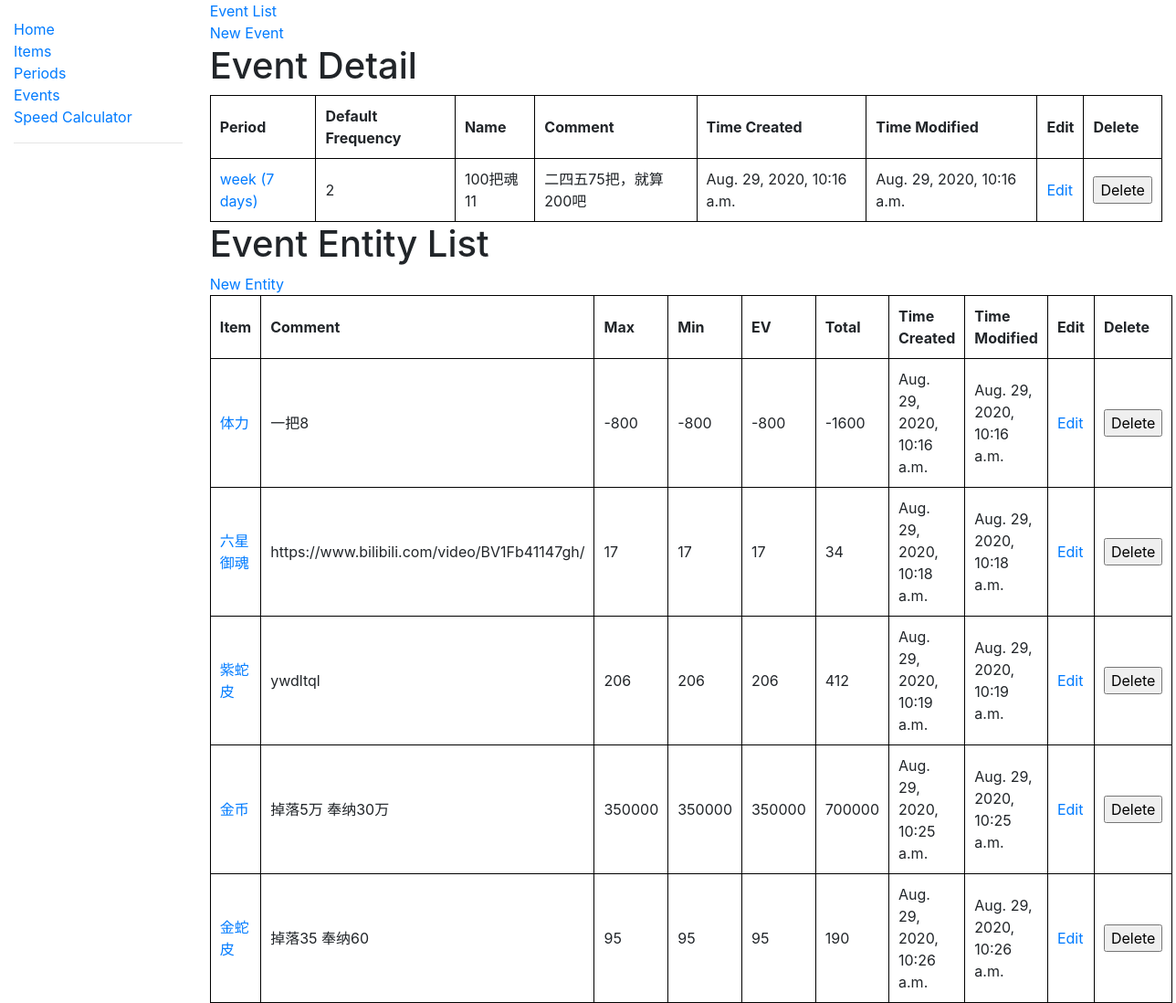
The page /event/177/ on the database as committed earlier.
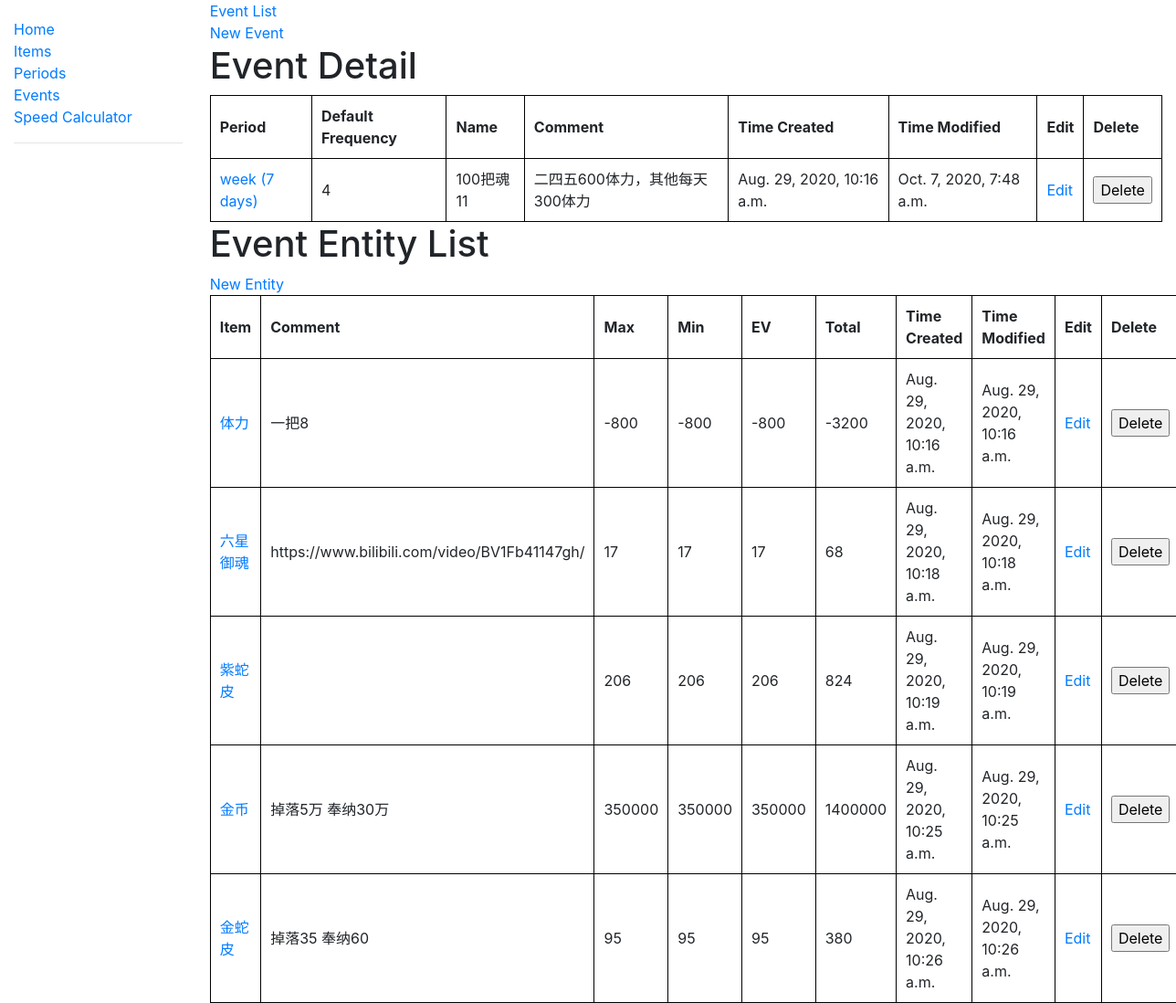
The same page on the database as committed later.
### income_calculator/models.py (models this page shows)
class BasicModel(models.Model):
    id = models.AutoField(primary_key=True)
    display_name = models.CharField(max_length=50)  # The display name of the object
    comment = models.TextField(null=True)  # a short description of the object
    time_created = models.PositiveIntegerField()
    time_modified = models.PositiveIntegerField()
    deleted = models.BooleanField()
    def __str__(self):
        return self.display_name
    @property
    def time_created_string(self):
        return datetime.fromtimestamp(self.time_created)
    @property
    def time_modified_string(self):
        return datetime.fromtimestamp(self.time_modified)

class Event(BasicModel):
    priority = models.SmallIntegerField()
    default_frequency = models.IntegerField()
    icon = models.TextField(null=True)
    period_id = models.PositiveIntegerField()
    event_group_id = models.PositiveIntegerField(null=True)

class BasicModel(models.Model):
    id = models.AutoField(primary_key=True)
    display_name = models.CharField(max_length=50)  # The display name of the object
    comment = models.TextField(null=True)  # a short description of the object
    time_created = models.PositiveIntegerField()
    time_modified = models.PositiveIntegerField()
    deleted = models.BooleanField()
    def __str__(self):
        return self.display_name
    @property
    def time_created_string(self):
        return datetime.fromtimestamp(self.time_created)
    @property
    def time_modified_string(self):
        return datetime.fromtimestamp(self.time_modified)

class EventEntity(BasicModel):
    event_id = models.PositiveIntegerField()
    item_id = models.PositiveIntegerField()
    min = models.IntegerField()
    max = models.IntegerField()
    expectation_value = models.IntegerField()
    default_total = models.IntegerField()

class Period(BasicModel):
    num_days = models.PositiveIntegerField()
    class Meta:
        ordering = ('num_days', )
    def __str__(self):
        days_suffix = 's' if self.num_days > 1 else ''
        return self.display_name + ' (' + str(self.num_days) + ' day' + days_suffix + ')'

### income_calculator/views.py (the view)
# urls.py: path('event/<int:pk>/', views.EventDetailView.as_view(), name='event_detail'),
class EventDetailView(generic.DetailView):
    model = Event
    context_object_name = 'event_detail'
    def get_context_data(self, **kwargs):
        context = super().get_context_data(**kwargs)
        periods = db_accessor.get_active_periods()
        context['periods'] = periods
        event_entities = db_accessor.get_event_entities_by_event_id(event_id=self.kwargs['pk'])
        context['event_entity_list'] = event_entities
        items = db_accessor.get_active_items()
        context['items'] = items
        return context

### income_calculator/db_accessor.py (called while the page is built)
def get_event_entities_by_event_id(event_id):
    return EventEntity.objects.filter(event_id=event_id, deleted=False)

def get_items(**kwargs):
    return Item.objects.filter(**kwargs)

def get_active_items():
    return get_items(deleted=False)

def get_periods(**kwargs):
    return Period.objects.filter(**kwargs)

def get_active_periods(**kwargs):
    return get_periods(deleted=False, **kwargs)

### income_calculator/templatetags/template_filters.py (called while the page is built)
@register.filter
def get_object_by_id(value, period_id):
    for p in value:
        if p.id == period_id:
            return p

### income_calculator/templates/income_calculator/event_detail.html (shortened to what this page needs)
{% extends "base_generic.html" %}
{% load template_filters %}
{% block content %}
  <a href="{% url 'events'%}">Event List</a><br/>
  <a href="{% url 'new_event'%}">New Event</a>
<h1>Event Detail</h1>
<table>
  <tr>
    <th>Period</th>
    <th>Default Frequency</th>
    <th>Name</th>
    <th>Comment</th>
    <th>Time Created</th>
    <th>Time Modified</th>
    <th>Edit</th>
    <th>Delete</th>
  </tr>
  <tr>
    <td><a href="{% url 'period_detail' event_detail.period_id%}">{{ periods|get_object_by_id:event_detail.period_id }}</a></td>
    <td>{{ event_detail.default_frequency }}</td>
    <td>{{ event_detail.display_name }}</td>
    <td>{{ event_detail.comment }}</td>
    <td>{{ event_detail.time_created_string }}</td>
    <td>{{ event_detail.time_modified_string }}</td>
    <td><a href="{% url 'event_edit' event_detail.id %}">Edit</a></td>
    <td>
      <form action="{% url 'event_delete' %}" method="post" onsubmit="return confirm('Do you really want to delete {{ event_detail }}?')">
        <input type="submit" value="Delete">
      </form>
    </td>
  </tr>
</table>
<h1>Event Entity List</h1>
<a href="{% url 'new_event_entity' event_id=event_detail.id %}">New Entity</a>
<table>
  <tr>
    <th>Item</th>
    <th>Comment</th>
    <th>Max</th>
    <th>Min</th>
    <th>EV</th>
    <th>Total</th>
    <th>Time Created</th>
    <th>Time Modified</th>
    <th>Edit</th>
    <th>Delete</th>
  </tr>
  {% for event_entity in event_entity_list %}
    <tr>
      <td><a href="{% url 'item_detail' event_entity.item_id%}">{{ items|get_object_by_id:event_entity.item_id }}</a></td>
      <td>{{ event_entity.comment }}</td>
      <td>{{ event_entity.max }}</td>
      <td>{{ event_entity.min }}</td>
      <td>{{ event_entity.expectation_value }}</td>
      <td>{% widthratio event_entity.expectation_value 1 event_detail.default_frequency %}</td>
      <td>{{ event_entity.time_created_string }}</td>
      <td>{{ event_entity.time_modified_string }}</td>
      <td><a href="{% url 'event_entity_edit' event_entity.id %}">Edit</a></td>
      <td>
      <form action="{% url 'event_entity_delete' %}" method="post" onsubmit="return confirm('Do you really want to delete {{ event_entity }}?')">
        <input type="submit" value="Delete">
      </form>
      </td>
    </tr>
  {% endfor %}
</table>
{% endblock %}

Rows that differ between the two databases and show on the page:
changed Event: default_frequency "2" → "4"
changed BasicModel "100把魂11": comment "二四五75把，就算200吧" → "二四五600体力，其他每天300体力"; time_modified_string "Aug. 29, 2020, 10:16 a.m." → "Oct. 7, 2020, 7:48 a.m."
changed through a linked row, EventEntity "体力": expectation_value.default_frequency "-1600" → "-3200"
changed through a linked row, EventEntity "六星御魂": expectation_value.default_frequency "34" → "68"
changed through a linked row, EventEntity "紫蛇皮": expectation_value.default_frequency "412" → "824"; comment "ywdltql" → (not shown)
changed through a linked row, EventEntity "金币": expectation_value.default_frequency "700000" → "1400000"
changed through a linked row, EventEntity "金蛇皮": expectation_value.default_frequency "190" → "380"
